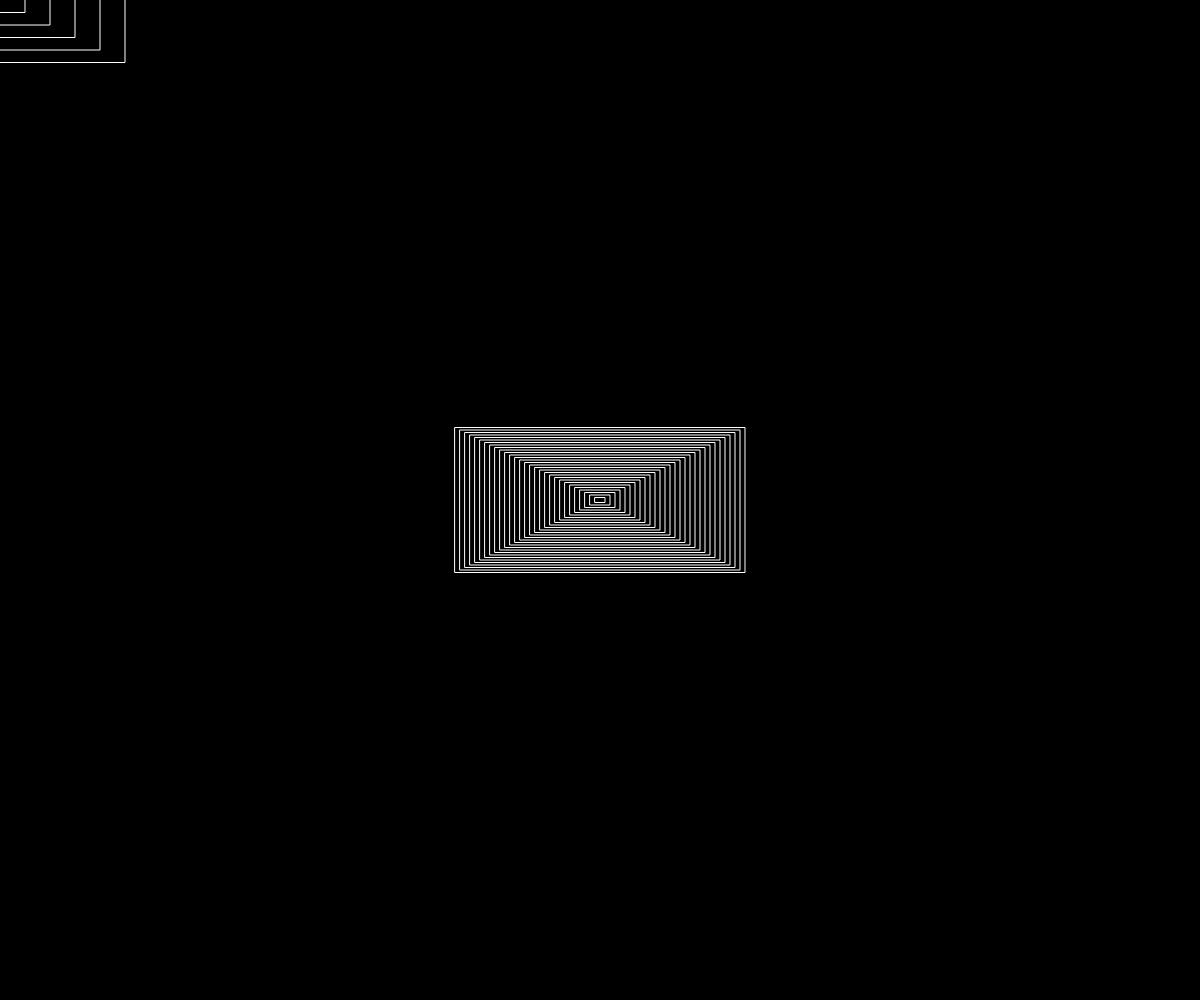
Frame 1 (no input)
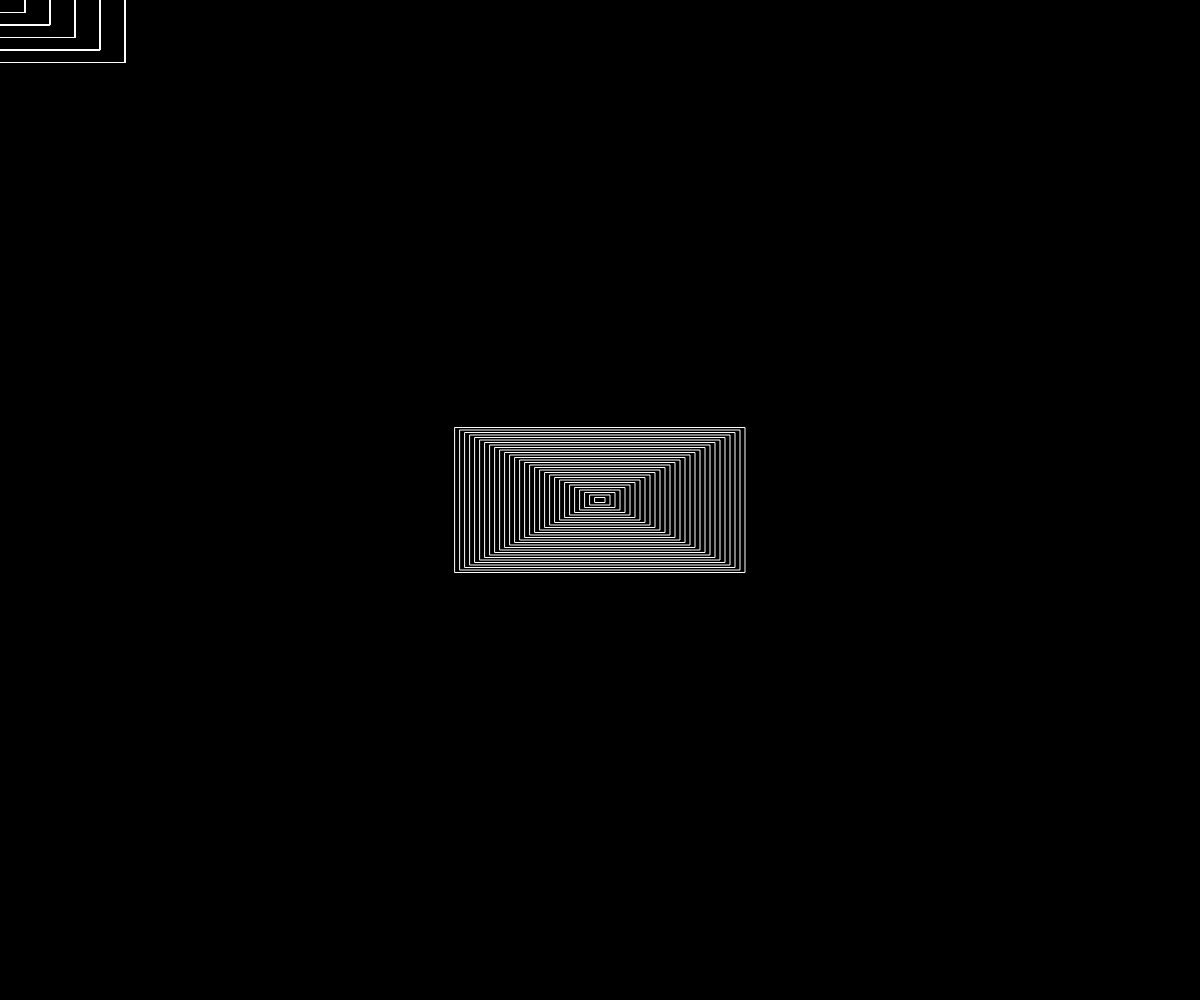
Frame 60 (no input)
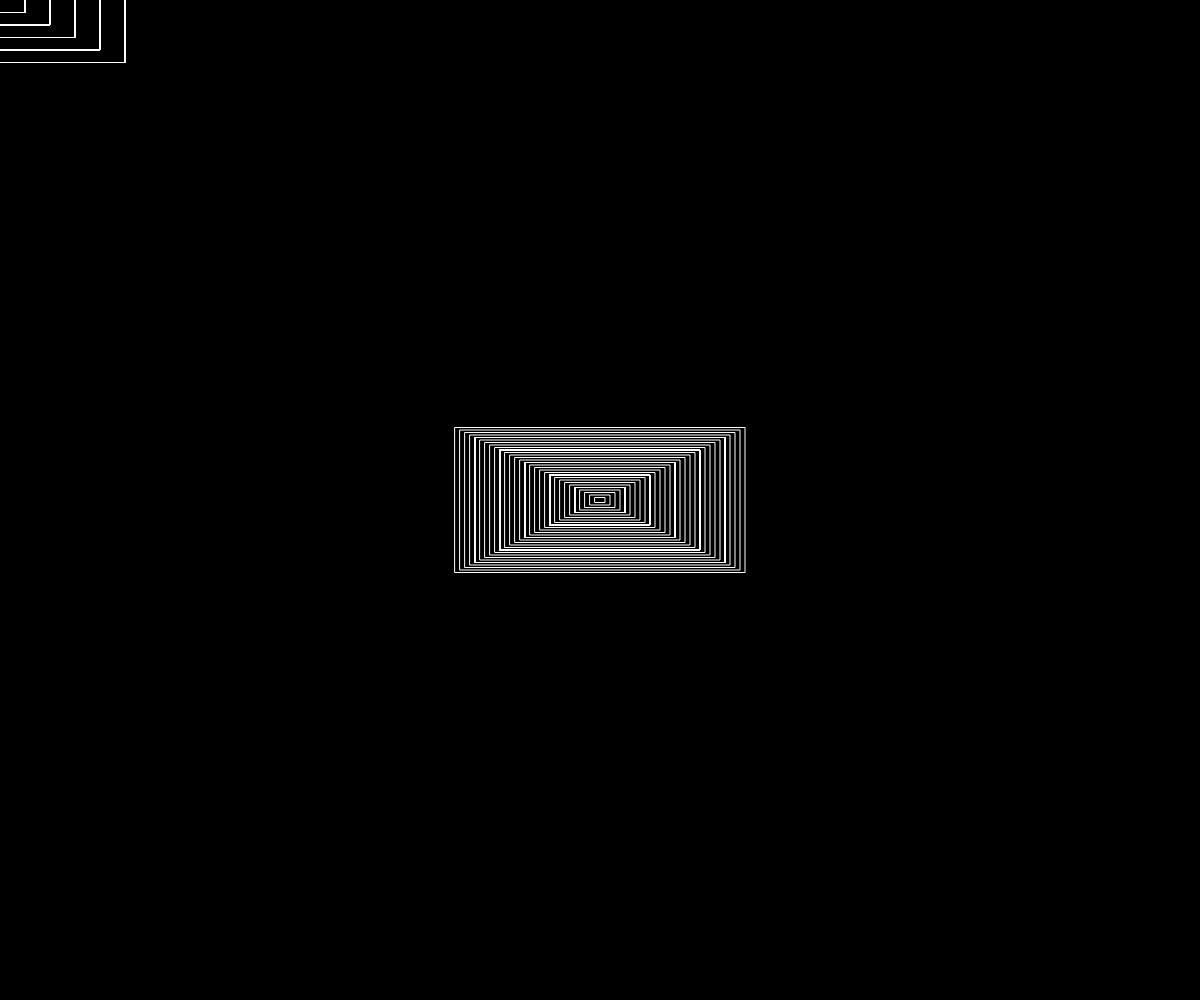
Frame 120 (the mouse pressed at the canvas centre since frame 60)

The p5.js sketch that drew these frames (run headless with seeded random() and noise() and a simulated clock; from frame 60 on, the mouse is pressed at the canvas centre):

// p5.js sketch
// ── sketch.js
var chaos = true;
var order = false;
var orderGrid = [];
var orderImagesRevealed = 0;
var imgs = [];



function setup(){
    createCanvas(windowWidth, windowHeight);

    //setup for chaos mode
    background(0); //black
    noFill();
    stroke(255); //white
    rectMode(CENTER);
    //center rectangles
    for (var i = 0; i < 30; i++) {
        rect(width/2, height/2, i*10, i*5);
    }
}

function draw(){
    if (chaos){
        chaosDraw();
    } else
    if (order){
        orderDraw();
    }
}

function chaosDraw(){
    //rectangles that follow the mouse
    for (var i = 0; i < 30; i=i+5) {
        rect(mouseX, mouseY, i*10, i*5);
    }
}

function orderSetup(){
    for (var y = 75; y < height + 150; y += 150){
        for (var x = 150; x < width + 300; x += 300){
            orderGrid.push({x: x, y: y, img: false});
        }
    }
}

function orderDraw(){
    //setup for order mode
    background(0); //black
    for (var i=0; i<orderGrid.length; i++){
        var box = orderGrid[i];
        for (var j = 0; j < 30; j+=5) {
            if (box.img){
                image(box.img, box.x-150, box.y-75, 300, 150);
            } else {
                rect(box.x, box.y, j*10, j*5);
            }
        }
    }
}

function mouseClicked(){
    if (chaos){
        chaos = false;
        order = true;
        orderSetup();
    } else
    if (order){
        orderImagesRevealed++;
        //find box that mouseX mouseY is over
        for (var i=0; i<orderGrid.length; i++){
            var box = orderGrid[i];
            if (mouseX > box.x - 150 &&
                mouseX < box.x + 150 &&
                mouseY > box.y - 75 &&
                mouseY < box.y + 75){
                  var rand = Math.floor(Math.random() * imgs.length);
                  var randImg = imgs[rand];
                  box.img = randImg;
                  break;
            }
        }
    }
}
